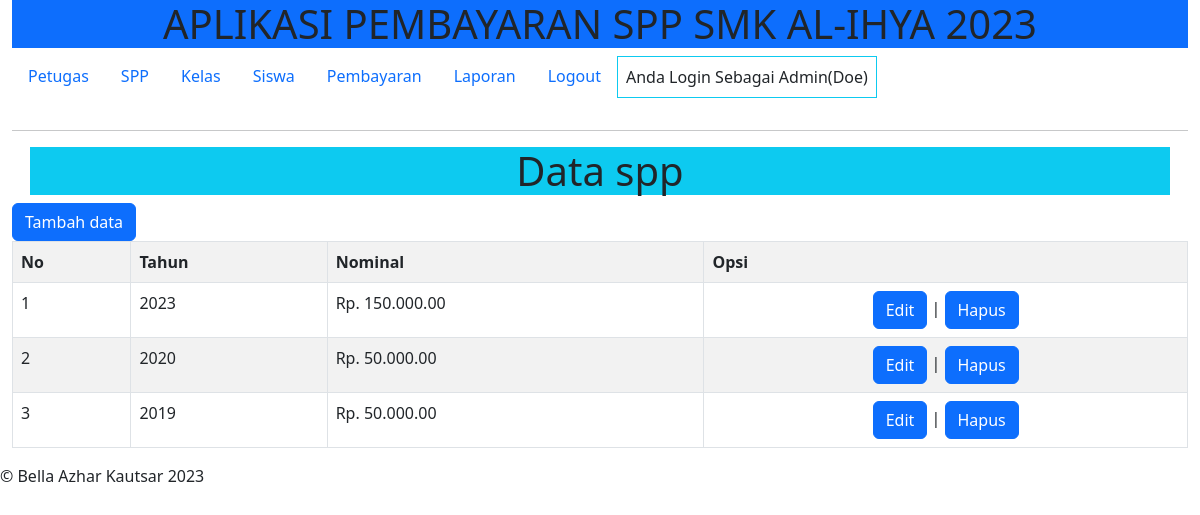
The page /index.php?page=spp (signed in) on the database its author committed.
### tables this page shows
CREATE TABLE `spp` (
  `id_spp` int(11) NOT NULL,
  `tahun` int(11) NOT NULL,
  `nominal` int(11) NOT NULL
);

### admin/spp.php (the view)
<h1 class="container-md text-center bg-info">Data spp</h1>
<a href="?page=tambah_spp" class="btn btn-primary">Tambah data</a>
<table class="table table-bordered table-striped">
	<tr>
		<th>No</th>
		<th>Tahun</th>
		<th>Nominal</th>
		<th>Opsi</th>
	</tr>
	<?php $no = 1;
$query = $db->query("SELECT * FROM spp");
foreach ($query as $data):
	 ?>
	 <tr>
	 	<td><?= $no++; ?></td>
	 	<td><?= $data['tahun']; ?></td>
	 	<td>Rp. <?=number_format($data['nominal'],2,'.','.'); ?></td>
	 	<td align="center"><a href="?page=edit_spp&id=<?=$data['id_spp'] ?>" class="btn btn-primary">Edit</a> | <a href="?page=hapus_spp&id=<?=$data['id_spp'] ?>" class="btn btn-primary" onclick="return confirm('Hapus?')">Hapus</a></td>
	 </tr>
	<?php endforeach; ?>
</table>

### rows shown on the page
spp: tahun "2023", nominal "150.000.00"
spp: tahun "2020", nominal "50.000.00"
spp: tahun "2019", nominal "50.000.00"

### other values the page prints
$_SESSION['logname'] "Doe"
